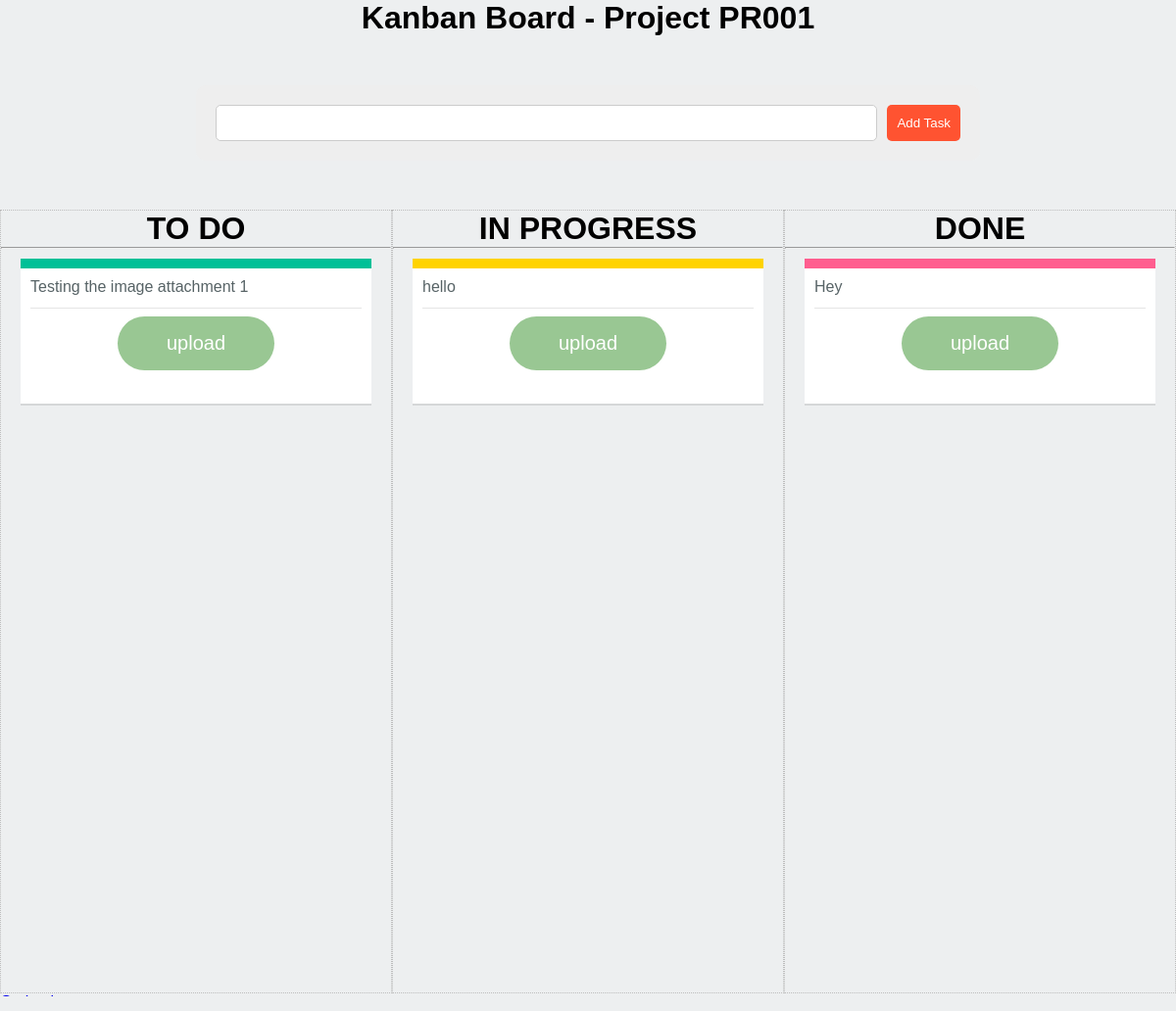
Page /kanban/PR001 on the committed database.
### app.py (models this page shows)
class Task(db.Model):
    id = db.Column(db.Integer, primary_key=True)
    title = db.Column(db.String(200), nullable=False)
    images = db.Column(JSON, default=[])
    status = db.Column(db.String(20), nullable=False)
    date_created = db.Column(db.DateTime, default=datetime.utcnow)
    project_number = db.Column(db.String(50), db.ForeignKey(
        'new_project.project_number'), nullable=False)

### app.py (the view)
@app.route('/kanban/<project_number>', methods=['GET', 'POST'])
def kanban(project_number):
    tasks = Task.query.filter_by(project_number=project_number).all()
    return render_template('test_kanban.html', tasks=tasks, project_number=project_number)

### templates/test_kanban.html (shortened to what this page needs)
<!DOCTYPE html>
<html lang="en">
  <head>
    <link rel="stylesheet" href="/static/css/style.css" />
  </head>
  <body>
    {% if project_number %}
    <h1 style="text-align: center">
      Kanban Board - Project {{ project_number }}
    </h1>
    {% else %}
    <h1>No project number found</h1>
    {% endif %}
    <div class="page">
      <form action="/add" method="post">
        <input type="text" id="input-field" name="title" required />
        <input type="submit" value="Add Task" />
      </form>
    </div>
    <div class="wrap" id="multi">
      <div class="dragBox" id="drag1">
        <h1 style="text-align: center">TO DO</h1>
        <hr />
        {% for task in tasks if task.status == 'To Do' %}
        <div
          id="{{ task.id }}"
          class="task"
          data-id="{{ task.id }}"
          onclick="expandCard(this, event)"
        >
          <div class="cardMini">
            <div class="header color-green"></div>
            <div class="content" data-id="{{ task.id }}">
              {{ task.title }}
              <div class="actions">
                <label for="file" class="btn-2">upload</label>
              </div>
            </div>
          </div>
        </div>
        {% endfor %}
      </div>
      <div class="dragBox" id="drag2">
        <h1 style="text-align: center">IN PROGRESS</h1>
        <hr />
        {% for task in tasks if task.status == 'In Progress' %}
        <div
          id="{{ task.id }}"
          class="task"
          data-id="{{ task.id }}"
          onclick="expandCard(this, event)"
        >
          <div class="cardMini">
            <div class="header color-yellow"></div>
            <div class="content" data-id="{{ task.id }}">
              {{ task.title }}
              <div class="actions">
                <label for="file" class="btn-2">upload</label>
              </div>
            </div>
          </div>
        </div>
        {% endfor %}
      </div>
      <div class="dragBox" id="drag3">
        <h1 style="text-align: center">DONE</h1>
        <hr />
        {% for task in tasks if task.status == 'Done' %}
        <div
          id="{{ task.id }}"
          class="task"
          data-id="{{ task.id }}"
          onclick="expandCard(this, event)"
        >
          <div class="cardMini">
            <div class="header color-red"></div>
            <div class="content" data-id="{{ task.id }}">
              {{ task.title }}
              <div class="actions">
                <label for="file" class="btn-2">upload</label>
              </div>
            </div>
          </div>
        </div>
        {% endfor %}
      </div>
    </div>
    <a href="/all_project">Go back</a>
  </body>
</html>

### static/css/style.css (style rules this page uses)
* { margin: 0; padding: 0; }
html, body { height: 100%; font-family: "Arial Hebrew", Arial, sans-serif; background-color: #edeff0; }
[draggable] { -moz-user-select: none; -khtml-user-select: none; -webkit-user-select: none; user-select: none; -khtml-user-drag: element; -webkit-user-drag: element; }
.wrap { display: table; table-layout: fixed; width: 100%; height: 100%; }
.dragBox { display: table-cell; width: 100%; height: 100%; border: 1px dotted #bdbdbd; }
.task { position: relative; color: #576366; margin: 10px 20px; -webkit-animation: panel-fade-up 0.4s ease; -moz-animation: panel-fade-up 0.4s ease; animation: panel-fade-up 0.4s ease; -webkit-box-shadow: 0 2px 0 rgba(0, 0, 0, 0.1); -moz-box-shadow: 0 2px 0 rgba(0, 0, 0, 0.1); box-shadow: 0 2px 0 rgba(0, 0, 0, 0.1); }
.cardMini { position: relative; opacity: 1; }
.cardMini .header { height: 10px; width: 100%; }
.cardMini .content { background-color: #ffffff; padding: 10px; }
.header { height: 10px; width: 100%; }
.color-green { background-color: #00c097; }
.color-red { background-color: #ff5e8f; }
.color-yellow { background-color: #ffd300; }
.page { width: 800px; margin: 50px auto; max-width: 100%; }
form { background-color: #eee; padding: 20px; display: flex; border-radius: 10px; -webkit-border-radius: 10px; -moz-border-radius: 10px; -ms-border-radius: 10px; -o-border-radius: 10px; }
form input { padding: 10px; border-radius: 5px; -webkit-border-radius: 5px; -moz-border-radius: 5px; -ms-border-radius: 5px; -o-border-radius: 5px; border: none; outline: none; }
form input[type="text"] { flex-grow: 1; border: 1px solid #ccc; }
form input[type="submit"] { margin-left: 10px; background-color: #ff5331; color: white; cursor: pointer; }
.actions { display: flex; justify-content: center; align-items: center; border-top: 1px solid rgba(0, 0, 0, 0.1); margin-top: 12px; font-size: 8px; line-height: normal; width: 100%; color: #b0bec5; padding: 8px; box-sizing: border-box; }
[type=file] + label { background: #f15d22; border: none; border-radius: 5px; color: #fff; cursor: pointer; display: inline-block; font-family: "Rubik", sans-serif; font-size: inherit; font-weight: 500; margin-bottom: 1rem; outline: none; padding: 1rem 50px; position: relative; transition: all 0.3s; vertical-align: middle; }
[type=file] + label.btn-2 { background-color: #99c793; border-radius: 50px; overflow: hidden; font-size: 20px; }
[type=file] + label.btn-2::before { color: #fff; content: "\f382"; font-family: "Font Awesome 5 Pro"; font-size: 100%; height: 100%; right: 130%; line-height: 3.3; position: absolute; top: 0px; transition: all 0.3s; }

### rows in the picture
Task: title "Testing the image attachment 1"
Task: title "hello"
Task: title "Hey"

### other values in the picture
{{ project_number }} "PR001"
